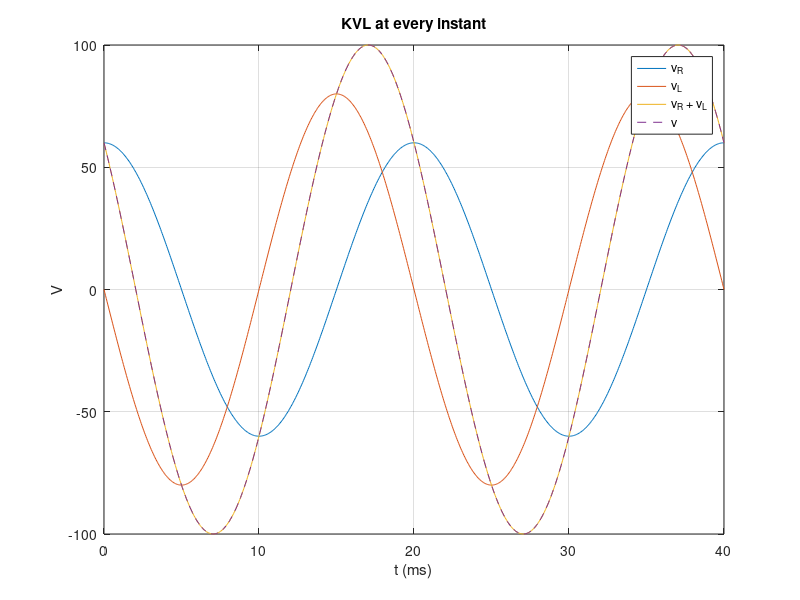

Source code (MATLAB):
% Circuits 1 — Kirchhoff's Laws in the Frequency Domain
%title: KVL with Phasors
%ar-title: قانون كيرشوف للجهد بالفازورات
%lesson: c1-sinusoidal-4
%course: circuits-1

%% Add the phasors, not the magnitudes
%ar: VR = 60∠0° و VL = 80∠90°. جهد المصدر = مجموعهما كأعداد مركبة: 100∠53.13°، وليس 140.
VR = 60; VL = 80j;
V = VR + VL;
fprintf('V = %g at %.2f deg (sum of magnitudes would be %g)\n', abs(V), angle(V)*180/pi, abs(VR) + abs(VL))
%check: abs(abs(V) - 100) < 1e-12

%% The same in the time domain
%ar: KVL صحيح عند كل لحظة: vR(t) + vL(t) = v(t). نرسم الثلاثة ونتحقق.
w = 2*pi*50; t = linspace(0, 0.04, 800);
vR = 60*cos(w*t); vL = 80*cos(w*t + pi/2); v = abs(V)*cos(w*t + angle(V));
plot(t*1e3, vR, t*1e3, vL, t*1e3, vR + vL, t*1e3, v, '--'); grid on
xlabel('t (ms)'); ylabel('V'); legend('v_R', 'v_L', 'v_R + v_L', 'v'); title('KVL at every instant')
fprintf('largest error = %g V\n', max(abs(vR + vL - v)))
%check: max(abs(vR + vL - v)) < 1e-9

%%! Project idea: what a voltmeter shows
%ar: الفولتميتر يقرأ القيمة الفعالة لكل جهد على حدة، فمجموع القراءات لا يساوي قراءة المصدر. اطبع ما ستقرأه في المعمل لتتوقع النتيجة قبل القياس.
fprintf('meter readings (rms): VR = %.2f, VL = %.2f, V = %.2f V\n', 60/sqrt(2), 80/sqrt(2), 100/sqrt(2))
